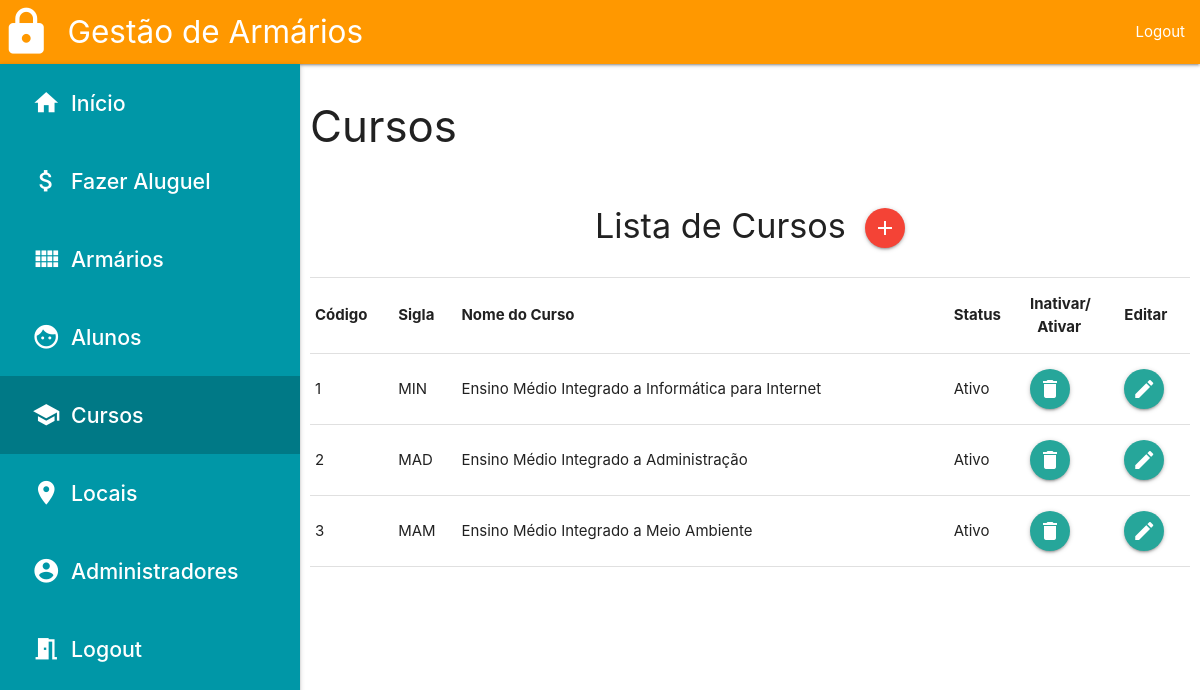
Screenshot of /cursos.php (signed in) with the database file from the repository.
### tables this page shows
create table tb_curso(
	cd_curso int not null auto_increment,
    sg_curso varchar(5) not null,
    nm_curso varchar(60) not null,
    st_curso boolean not null default 1,
    primary key(cd_curso),
    constraint curso_sg_curso_unico unique(sg_curso),
    constraint curso_nm_curso_unico unique(nm_curso)
);

### class/Utilitarios.php (called while the page is built, shortened)
<?php
abstract class Utilitarios
{
    private $host     = "localhost";
    private $port     = 3307;
    private $db       = "db_gestor_de_armarios";
    private $user     = "root";
    private $pass     = "usbw";
    public function db_connect()
    {
        $conn =  new mysqli($this->host, $this->user, $this->pass, $this->db, $this->port);
        $conn->set_charset("utf8");
        return $conn;
    }
}

### init/init.php (called while the page is built, shortened)
<?php
include_once($_SERVER["DOCUMENT_ROOT"]."/class/Administrador.php");
$admin = new Administrador($_SESSION["nm_user"]);

### class/Administrador.php (called while the page is built, shortened)
<?php
include_once "Utilitarios.php";
class Administrador extends Utilitarios
{
    public function __construct($nm_user){
        $this->mysqli = $this->db_connect();
    }
    public function consultar_curso($cd = ""){
        $sql = "SELECT * from tb_curso";
        $query = $this->mysqli->query($sql);
        if($query->num_rows > 0){
            return $query;
        }else{
            return null;
        }
    }
}

### cursos.php (the view, shortened to what this page needs)
<?php include_once "init/init.php"; ?>
<!doctype html>
<html lang="pt-br">
    <head>
        <link rel="stylesheet" href="/css/materialize.css">
        <link rel="stylesheet" href="/css/material_icons.css">
        <link rel="stylesheet" href="/css/style.css">
    </head>
    <body>
        <?php
            include_once "components/menu.php";
        ?>
        <div class="row s12" style="margin-bottom: 0px;">
            <main id="pag-content">
                <h3>Cursos</h3>
                <table>
                    <thead>
                        <tr>
                            <th colspan="6" class="center-align">
                                <h4>Lista de Cursos&nbsp;
                                    <a href="#!" data-target="cadastrar_curso" class="btn-floating red modal-trigger">
                                        <i class="material-icons">add</i>
                                    </a>
                                </h4>
                            </th>
                        </tr>
                        <tr>
                            <th>Código</th>
                            <th>Sigla</th>
                            <th>Nome do Curso</th>
                            <th>Status</th>
                            <th>Inativar/<br>&nbsp;&nbsp;Ativar</th>
                            <th>Editar</th>
                        </tr>
                    </thead>
                    <tbody>
                    <?php
                        $cursos = $admin->consultar_curso();
                        if(!empty($cursos)){
                            while($curso = $cursos->fetch_object()){
                                if($curso->st_curso == 1){
                                    $curso->st_curso = "Ativo";
                                    $icon = "delete";
                                }else{
                                    $curso->st_curso = "Inativo";
                                    $icon = "check";
                                }
                                ?>
                                <tr id="curso_<?php echo $curso->cd_curso; ?>" data-sg-curso="<?php echo $curso->sg_curso; ?>"  data-nm-curso="<?php echo $curso->nm_curso; ?>" data-st-curso="<?php echo $curso->st_curso; ?>">
                                    <td><?php echo $curso->cd_curso; ?></td>
                                    <td><?php echo $curso->sg_curso; ?></td>
                                    <td><?php echo $curso->nm_curso; ?></td>
                                    <td><?php echo $curso->st_curso; ?></td>
                                    <td><a href="/actions/toggle_curso.php?cd=<?php echo $curso->cd_curso; ?>" class="btn-floating"><i class="material-icons"><?php echo $icon; ?></i></a></td>
                                    <td><a data-target="editar_curso" href="#!" onclick="editar_dados('curso',<?php echo $curso->cd_curso; ?>,['st_curso','sg_curso','nm_curso'])" class="btn-floating modal-trigger"><i class="material-icons">edit</i></a></td>
                                </tr>
                                <?php
                            }
                        }
                    ?>
                    </tbody>
                </table>
            </main>
        </div>
    </body>
</html>

### css/style.css (style rules this page uses)
* { margin:0; padding:0; }
body { background-color: orange; }
#pag-content { width: 100%; height: calc(100vh - 56px); overflow-y: auto; background-color: white !important; padding:10px; }
@media only screen and (min-width: 601px) { #pag-content { height: calc(100vh - 64px); } }
@media only screen and (min-width: 992px) { #pag-content { width: calc(100% - 300px); height: calc(100vh - 64px); margin-left:300px; } }

### rows the page displays
tb_curso: cd_curso "1", sg_curso "MIN", nm_curso "Ensino Médio Integrado a Informática para Internet", st_curso "Ativo"
tb_curso: cd_curso "2", sg_curso "MAD", nm_curso "Ensino Médio Integrado a Administração", st_curso "Ativo"
tb_curso: cd_curso "3", sg_curso "MAM", nm_curso "Ensino Médio Integrado a Meio Ambiente", st_curso "Ativo"
